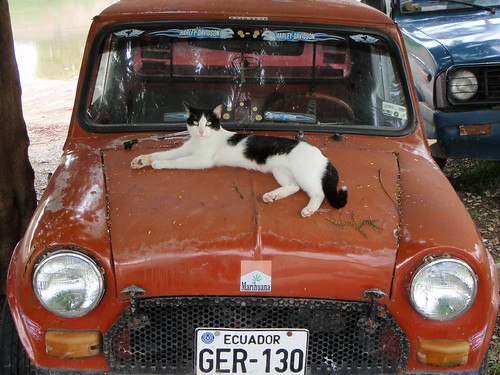
#> input picture car_image/car.jpg, 500 x 375 px, found by its file name
$ python master.py
#> lines starting #> are read from the running program, lines starting #| are printed output that depends on the picture
from skimage.io import imread
import os
import matplotlib.pyplot as plt
from picoyplaca import picoyplaca_program
from picoyplaca import license_plate_detection

"""
Part 1 - Detect the license plate ID directly from the picture of the car
"""

# Load the picture:
current_dir = os.path.dirname(os.path.realpath(__file__))
image_path = os.path.join(current_dir, 'picoyplaca/car_image/car.jpg')
car_image = imread(image_path)
#> car_image is the input picture: shape (375, 500, 3); mean R, G, B 117.2, 88.8, 79.7
# plot the picture
fig, ax1 = plt.subplots(1)
ax1.imshow(car_image)
plt.show()
# change to gray colors
car_image = imread(image_path, as_gray=True)
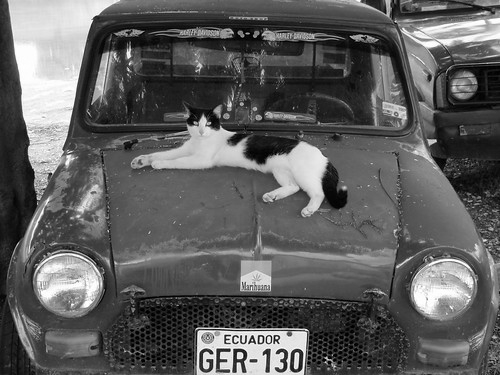
#> car_image: shape (375, 500) float64; min 0, max 1, mean 0.369

# Detect and get as string the license plate ID from the picture
plate_ID_detection = license_plate_detection.class_license_plate_ID_detection
plate_ID_detection.license_plate_ID_detection(car_image)
#> (this line was passed over: picoyplaca is not available in this run)

"""
Part 2 - Test whether the car can be on the road
"""

# We can use the license plate ID that was detected from the image or
# we can just enter any other license plate ID

# 2) Run pico y placa program
picoyplaca = picoyplaca_program.classPicoyPlaca
picoyplaca.pico_y_placa()
#> (this line was passed over: picoyplaca is not available in this run)
